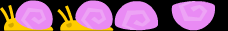

This is a level from a 2D game, rendered from its Tiled map with the project's own tilesets. A one-line summary and the map file follow, with tile-layer data summarised:
An orthogonal 4x1 tile map with 57x31 px tiles, 1 tile layer (Capa de Patrones 1), 4 tilesets.

<map version="1.0" orientation="orthogonal" renderorder="right-down" width="4" height="1" tilewidth="57" tileheight="31" nextobjectid="1">
 <tileset firstgid="1" name="snailWalk1" tilewidth="54" tileheight="31">
  <image source="../../../sprites/platformerGraphicsDeluxe_Updated/Enemies/snailWalk1.png" width="54" height="31" />
 </tileset>
 <tileset firstgid="2" name="snailWalk2" tilewidth="57" tileheight="31">
  <image source="../../../sprites/platformerGraphicsDeluxe_Updated/Enemies/snailWalk2.png" width="57" height="31" />
 </tileset>
 <tileset firstgid="3" name="snailShell" tilewidth="44" tileheight="30">
  <image source="../../../sprites/platformerGraphicsDeluxe_Updated/Enemies/snailShell.png" width="44" height="30" />
 </tileset>
 <tileset firstgid="4" name="snailShell_upsidedown" tilewidth="44" tileheight="30">
  <image source="../../../sprites/platformerGraphicsDeluxe_Updated/Enemies/snailShell_upsidedown.png" width="44" height="30" />
 </tileset>
 <layer name="Capa de Patrones 1" width="4" height="1">
  <data>[4 cells, 4 non-empty, 4 distinct tile ids]</data>
 </layer>
</map>
